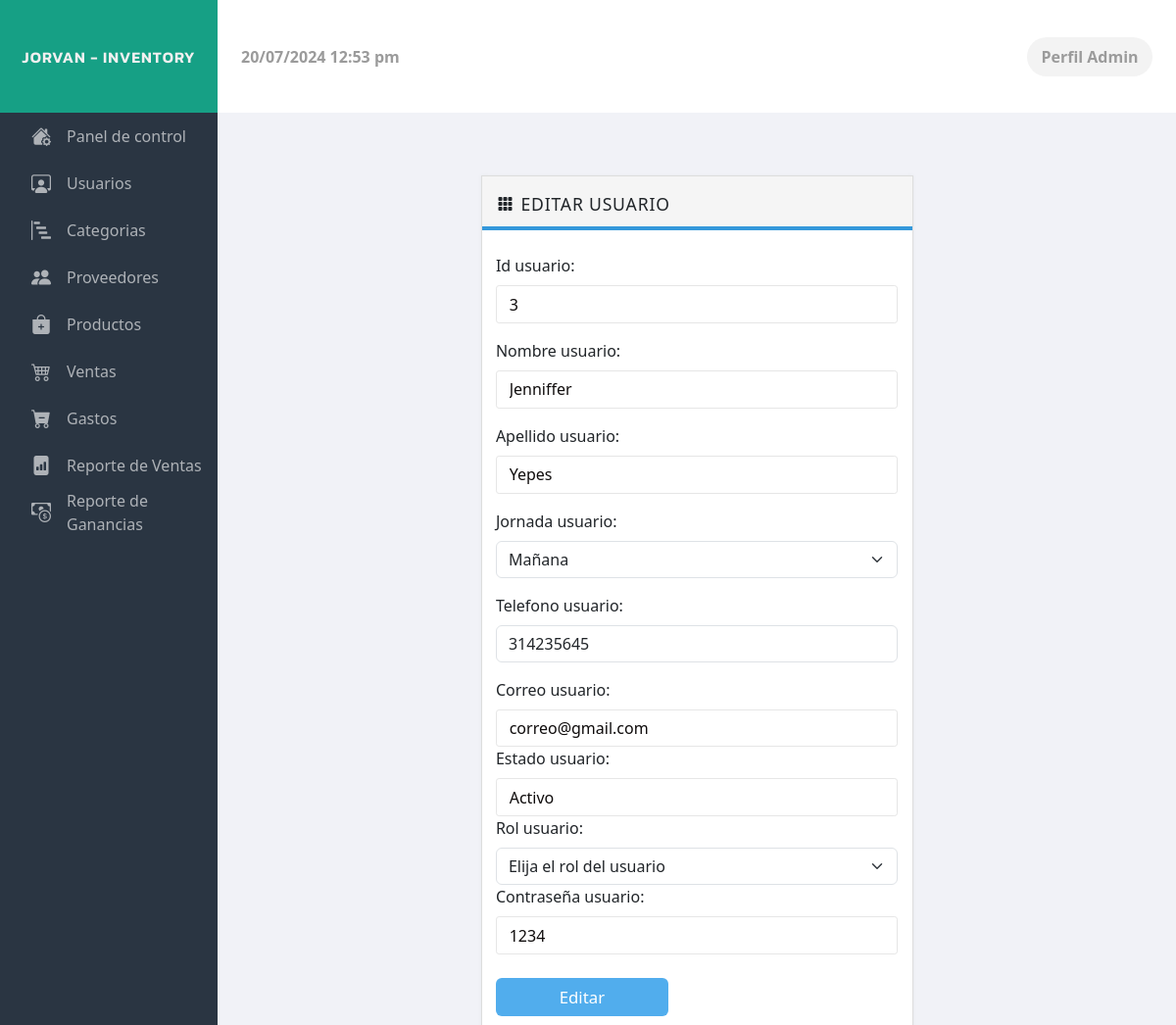
The app's page /admin/view/edit/editarUsuario.php?id_us=3, older data.
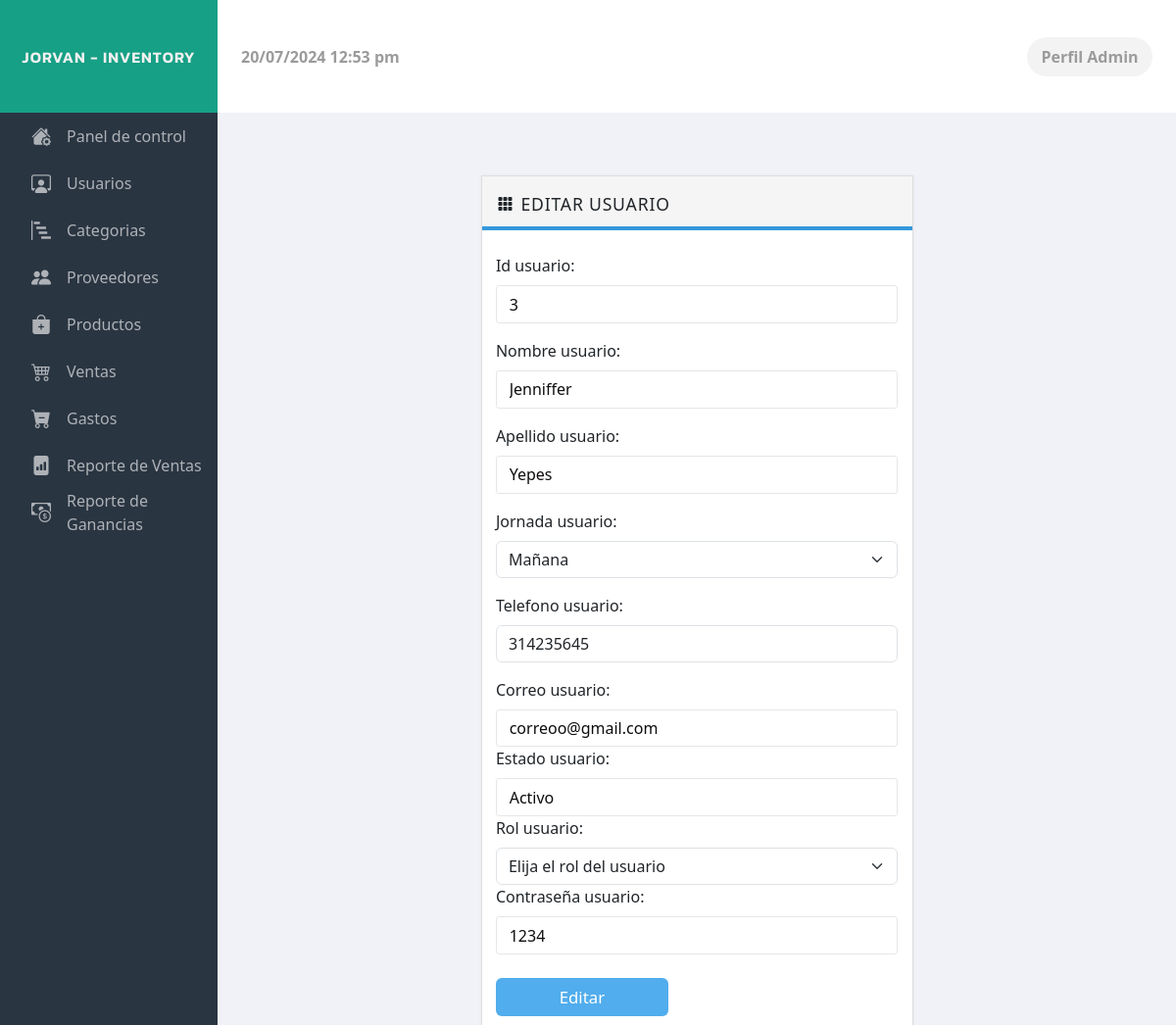
The same page, newer data.
### tables this page shows
CREATE TABLE `usuario` (
  `id_us` int(10) NOT NULL,
  `nombre_us` varchar(60) NOT NULL,
  `apellido_us` varchar(60) NOT NULL,
  `jornada_us` varchar(60) NOT NULL,
  `telefono_us` varchar(10) NOT NULL,
  `correo_us` varchar(60) NOT NULL,
  `estado_us` varchar(60) NOT NULL,
  `rol_us` varchar(60) NOT NULL,
  `password` varchar(60) NOT NULL
);

### admin/model/datosUsuario.php (called while the page is built, shortened)
<?php
class misUsuarios
{
    function verUsuarioId($id)
    {
        $conexion = new Conexion();
        $arreglo = array();
        $consulta = "SELECT id_us, nombre_us, apellido_us, jornada_us, telefono_us, correo_us, estado_us, rol_us,password FROM usuario
                    WHERE id_us = :id";
        $modules = $conexion->prepare($consulta);
        $modules->bindParam(":id", $id);
        $modules->execute();
        $total = $modules->rowCount();
        if ($total > 0) {
            $i = 0;
            while ($data = $modules->fetch(PDO::FETCH_ASSOC)) {
                $arreglo[$i] = $data;
                $i++;
            }
        }
        return $arreglo;
    }
}
?>

### admin/view/edit/editarUsuario.php (the view, shortened to what the changed rows need)
<?php
include ("../../model/datosUsuario.php");
$misUsuario = new misUsuarios();
if(isset($_GET['id_us'])) {
  $id_us = $_GET['id_us'];
  $respUsuario = $misUsuario->verUsuarioId($id_us);
  if(count($respUsuario) > 0) {
    $id_us = $respUsuario[0]['id_us'];
    $nombre_us = $respUsuario[0]['nombre_us'];
    $apellido_us = $respUsuario[0]['apellido_us'];
    $jornada_us=$respUsuario[0]['jornada_us'];
    $telefono_us=$respUsuario[0]['telefono_us'];
    $correo_us=$respUsuario[0]['correo_us'];
    $estado_us=$respUsuario[0]['estado_us'];
    $password=$respUsuario[0]['password'];
  } else {
    echo '<script>
        alert ("El usuario seleccionada no fue encontrada.")
        self.location="../usuario.php"
        </script>';
  }
} else {
  echo '<script>
        alert ("Debe seleccionar un usuario")
        self.location="../usuario.php"
        </script>';
}
?>
<!doctype html>
<html lang="en">
  <head>
    <link href="https://cdn.jsdelivr.net/npm/bootstrap@5.3.3/dist/css/bootstrap.min.css" rel="stylesheet">
    <link rel="stylesheet" href="https://cdn.jsdelivr.net/npm/bootstrap-icons@1.10.5/font/bootstrap-icons.css">
    <link rel="stylesheet" href="../../libraries/style.css">
  </head>
  <body>
<section class="contenido">
    <div class="interfaz overflow-auto d-flex justify-content-center">
        <div class="categorias w-50">
                <div class="tabla">
                    <form class="body" enctype="multipart/form-data">
                        <div>
                            <label for="id_us" class="form-label">Id usuario:</label>
                            <input class="form-control" type="text" id="id_us" name="id_us" readonly value="<?php echo $id_us; ?>">
                        </div>
                        <div>
                            <label for="nombre_us" class="form-label">Nombre usuario:</label>
                            <input class="form-control" type="text" id="nombre_us" name="nombre_us" value="<?php echo $nombre_us; ?>">
                        </div>
                        <div>
                            <label for="apellido_us" class="form-label">Apellido usuario:</label>
                            <input class="form-control" type="text" id="apellido_us" name="apellido_us" value="<?php echo $apellido_us;?>">
                        </div>
                        <div>
                            <label for="jornada_us" class="form-label">Jornada usuario:</label>
                            <select name="jornada_us" id="jornada_us" class="form-select">
                                <?php echo '<option value="'.$jornada_us.'" selected>'.$jornada_us.'</option>' ?>
                            </select>
                        </div>
                        <div>
                            <label for="telefono_us" class="form-label">Telefono usuario:</label>
                            <input class="form-control" type="number" id="telefono_us" name="telefono_us" value="<?php echo $telefono_us; ?>">
                        </div>
                        <div>
                            <label for="correo_us" class="form-label">Correo usuario:</label>
                            <input class="form-control" type="text" id="correo_us" name="correo_us" value="<?php echo $correo_us; ?>">
                        <div>
                            <label for="estado_us" class="form-label">Estado usuario:</label>
                            <input class="form-control" type="text" id="estado_us" name="estado_us" value="<?php echo $estado_us; ?>" min="0" max="99999">
                        </div>
                        <div>
                            <label for="rol_us" class="form-label">Rol usuario:</label>
                            <select name="rol_us" id="rol_us" class="form-select">
                            </select>
                        </div>
                        <div>
                            <label for="password" class="form-label">Contraseña usuario:</label>
                            <input class="form-control" type="text" id="password" name="password" value="<?php echo $password; ?>">
                        </div>
                        <div>
                            <div class="d-flex gap-3">
                        </div>
                        </div>
                    </form>
                </div>
            </div>
        </div>
    </section>
</body>
</html>

Row changes from the older to the newer data that the page shows:
changed usuario "Jenniffer": correo_us "correo@gmail.com" → "correoo@gmail.com"
